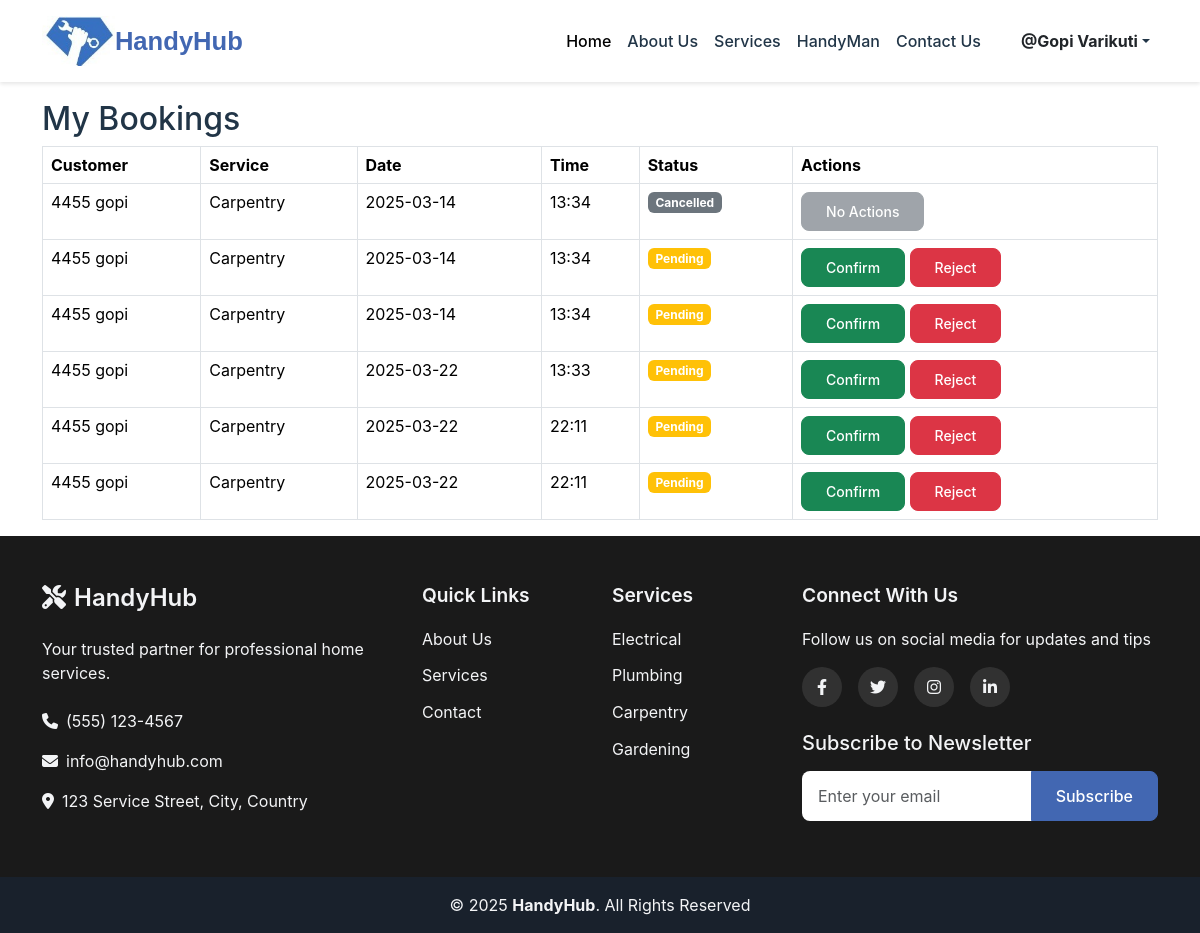
Page /provider-bookings (signed in) on the committed database.
### Handy/models.py (models this page shows, shortened)
class Provider(db.Model, UserMixin):
    id = db.Column(db.Integer, primary_key=True)
    first_name = db.Column(db.String(100), nullable=False)
    last_name = db.Column(db.String(100), nullable=False)
    business_name = db.Column(db.String(100), nullable=False)
    email = db.Column(db.String(120), unique=True, nullable=False)
    phone = db.Column(db.String(15), unique=True, nullable=False)
    password_hash = db.Column(db.String(256), nullable=False)
    service_id = db.Column(db.Integer, db.ForeignKey('service.id'), unique=True, nullable=False)
    service = db.relationship('Service', backref=db.backref('provider', uselist=False))
    service_price = db.Column(db.Float, nullable=True)  # Experience in years
    experience = db.Column(db.Integer, nullable=True)  # Experience in years
    image = db.Column(db.String(255), nullable=True, default='default.png')  # Image field
    location = db.Column(db.String(255), nullable=True)
    rating = db.Column(db.Float, default=0.0)
    role = db.Column(db.String(20), nullable=False)
    created_at = db.Column(db.DateTime, default=datetime.utcnow)

class Booking(db.Model):
    id = db.Column(db.Integer, primary_key=True)
    customer_id = db.Column(db.Integer, db.ForeignKey('user.id'), nullable=False)  # Customer who booked
    provider_id = db.Column(db.Integer, db.ForeignKey('provider.id'), nullable=False)  # Provider booked
    service_id = db.Column(db.Integer, db.ForeignKey('service.id'), nullable=False)  # Service selected
    booking_date = db.Column(db.Date, nullable=False)  # Date of booking
    booking_time = db.Column(db.Time, nullable=False)  # Time of booking
    status = db.Column(db.String(20), default="Pending")  # Status: Pending, Confirmed, Completed, Canceled
    feedback = db.Column(db.Text, nullable=True)  # Customer's feedback
    rating = db.Column(db.Float, nullable=True)  # Customer's rating (1-5)
    created_at = db.Column(db.DateTime, default=datetime.utcnow)  # When the booking was made
    customer = db.relationship('User', backref=db.backref('bookings', lazy=True))
    provider = db.relationship('Provider', backref=db.backref('bookings', lazy=True))
    service = db.relationship('Service', backref=db.backref('bookings', lazy=True))

class User(db.Model, UserMixin):
    id = db.Column(db.Integer, primary_key=True)
    first_name = db.Column(db.String(100), nullable=False)
    last_name = db.Column(db.String(100), nullable=False)
    email = db.Column(db.String(120), unique=True, nullable=False)
    phone = db.Column(db.String(15), unique=True, nullable=False)
    address = db.Column(db.String(500), nullable=False)
    role = db.Column(db.String(20), nullable=False)
    image = db.Column(db.String(255), nullable=True, default='default.png')  # Image field
    password_hash = db.Column(db.String(256), nullable=False)
    created_at = db.Column(db.DateTime, default=datetime.utcnow)

class Service(db.Model):
    id = db.Column(db.Integer, primary_key=True)
    name = db.Column(db.String(100), unique=True, nullable=False)
    description = db.Column(db.Text, nullable=True)

### Handy/views.py (the view)
@views.route('/provider-bookings')
@login_required
def provider_bookings():
    bookings = Booking.query.filter_by(provider_id=current_user.id).order_by(Booking.created_at.desc()).all()
    return render_template('provider_bookings.html', bookings=bookings)

### Handy/templates/provider_bookings.html
{% extends "base.html" %}
{% block content %}
<div class="container mt-4">
    <h2>My Bookings</h2>
    {% if bookings %}
    <table class="table table-bordered">
        <thead>
            <tr>
                <th>Customer</th>
                <th>Service</th>
                <th>Date</th>
                <th>Time</th>
                <th>Status</th>
                <th>Actions</th>
            </tr>
        </thead>
        <tbody>
            {% for booking in bookings %}
            <tr>
                <td>{{ booking.customer.first_name }} {{ booking.customer.last_name }}</td>
                <td>{{ booking.service.name }}</td>
                <td>{{ booking.booking_date.strftime('%Y-%m-%d') }}</td>
                <td>{{ booking.booking_time.strftime('%H:%M') }}</td>
                <td>
                    {% if booking.status == "Pending" %}
                        <span class="badge bg-warning">{{ booking.status }}</span>
                    {% elif booking.status == "Confirmed" %}
                        <span class="badge bg-success">{{ booking.status }}</span>
                    {% elif booking.status == "Rejected" %}
                        <span class="badge bg-danger">{{ booking.status }}</span>
                    {% else %}
                        <span class="badge bg-secondary">{{ booking.status }}</span>
                    {% endif %}
                </td>
                <td>
                    {% if booking.status == "Pending" %}
                        <form action="{{ url_for('views.confirm_booking', booking_id=booking.id) }}" method="POST" style="display:inline;">
                            <button type="submit" class="btn btn-success btn-sm">Confirm</button>
                        </form>
                        <form action="{{ url_for('views.reject_booking', booking_id=booking.id) }}" method="POST" style="display:inline;">
                            <button type="submit" class="btn btn-danger btn-sm">Reject</button>
                        </form>
                    {% elif booking.status == "Confirmed" %}
                        <form action="{{ url_for('views.complete_booking', booking_id=booking.id) }}" method="POST" style="display:inline;">
                            <button type="submit" class="btn btn-primary btn-sm">Mark as Completed</button>
                        </form>
                    {% elif booking.status == "Completed" %}
                            <button class="btn btn-secondary btn-sm" disabled>No Actions</button>
                    {% else %}
                        <button class="btn btn-secondary btn-sm" disabled>No Actions</button>
                    {% endif %}
                </td>
            </tr>
            {% endfor %}
        </tbody>
    </table>
    {% else %}
    <p>No bookings available.</p>
    {% endif %}
</div>
{% endblock %}

### Handy/templates/base.html (shortened to what this page needs)
<html lang="en">
  <head>
    <link href="https://cdn.jsdelivr.net/npm/bootstrap@5.3.2/dist/css/bootstrap.min.css" rel="stylesheet">
    <link rel="stylesheet" href="{{url_for('static' ,filename='styles.css')}}"/>
    <link rel="stylesheet" href="https://cdnjs.cloudflare.com/ajax/libs/font-awesome/6.1.1/css/all.min.css">
  </head>
  <body>
    <nav class="navbar navbar-expand-lg fixed-top">
      <div class="container">
          <img src="{{ url_for('static', filename='logo.png') }}" alt="HandyHub Logo" class="navbar-logo">
          <a class="navbar-brand" href="/">HandyHub</a>
          <div class="collapse navbar-collapse" id="navbarNav">
            <ul class="navbar-nav ms-auto">
                <li class="nav-item">
                    <a class="nav-link active" href="/">Home</a>
                </li>
                <li class="nav-item">
                    <a class="nav-link" href="{{ url_for('views.about') }}">About Us</a>
                </li>
                <li class="nav-item">
                    <a class="nav-link" href="{{ url_for('views.services') }}">Services</a>
                </li>
                <li class="nav-item">
                    <a class="nav-link" href="{{ url_for('views.handyman') }}">HandyMan</a>
                </li>
                <li class="nav-item">
                    <a class="nav-link" href="{{ url_for('views.contact') }}">Contact Us</a>
                </li>
                {% if current_user.is_authenticated %}
                <li class="nav-item dropdown ms-lg-3">
                    <a class="nav-link dropdown-toggle d-flex align-items-center" href="#" id="profileDropdown" role="button" data-bs-toggle="dropdown" aria-expanded="false">
                        <span class="ms-2 fw-bold fs-6 text-dark">@{{ current_user.first_name }} {{ current_user.last_name }}</span>
                    </a>
                </li>
                {% endif %}
            </ul>
        </div>
      </div>
  </nav>
    {% block content %}{% endblock %}
    <footer class="footer">
      <div class="footer-top py-5">
        <div class="container">
          <div class="row g-4">
            <div class="col-lg-4 col-md-6">
              <div class="footer-info">
                <h3><i class="fas fa-tools me-2"></i>HandyHub</h3>
                <p class="mb-4">Your trusted partner for professional home services.</p>
                <p><i class="fas fa-phone me-2"></i>(555) 123-4567</p>
                <p><i class="fas fa-envelope me-2"></i>info@handyhub.com</p>
                <p><i class="fas fa-map-marker-alt me-2"></i>123 Service Street, City, Country</p>
              </div>
            </div>
            <div class="col-lg-4 col-md-6">
              <div class="row">
                <div class="col-6">
                  <h4>Quick Links</h4>
                  <ul class="footer-links">
                    <li><a href="{{ url_for('views.about') }}">About Us</a></li>
                    <li><a href="{{ url_for('views.services') }}">Services</a></li>
                    <li><a href="{{ url_for('views.contact') }}">Contact</a></li>
                  </ul>
                </div>
                <div class="col-6">
                  <h4>Services</h4>
                  <ul class="footer-links">
                    <li><a href="{{ url_for('views.services') }}#electrical">Electrical</a></li>
                    <li><a href="{{ url_for('views.services') }}#plumbing">Plumbing</a></li>
                    <li><a href="{{ url_for('views.services') }}#carpentry">Carpentry</a></li>
                    <li><a href="{{ url_for('views.services') }}#gardening">Gardening</a></li>
                  </ul>
                </div>
              </div>
            </div>
            <div class="col-lg-4 col-md-12">
              <h4>Connect With Us</h4>
              <p class="mb-3">Follow us on social media for updates and tips</p>
              <div class="social-links mb-4">
                <a href="#" class="facebook"><i class="fa-brands fa-facebook-f"></i></a>
                <a href="#" class="twitter"><i class="fa-brands fa-twitter"></i></a>
                <a href="#" class="instagram"><i class="fa-brands fa-instagram"></i></a>
                <a href="#" class="fa-brands fa-linkedin-in"></a>
              </div>
              <div class="newsletter">
                <h5>Subscribe to Newsletter</h5>
                <div class="input-group">
                  <input type="email" class="form-control" placeholder="Enter your email">
                  <button class="btn btn-primary" type="button">Subscribe</button>
                </div>
              </div>
            </div>
          </div>
        </div>
      </div>
      <div class="footer-bottom py-3">
        <div class="container text-center">
          <div class="copyright">
            © <span id="currentYear">2024</span> <strong>HandyHub</strong>. All Rights Reserved
          </div>
        </div>
      </div>
    </footer>
  </body>
</html>

### Handy/static/styles.css (style rules this page uses)
:root { --primary-color: #4267B2; --secondary-color: #4267B2; --text-color: #213547; --bg-color: #ffffff; --footer-bg: #1f2937; --footer-text: #f3f4f6; }
body { margin: 0; font-family: 'Inter', system-ui, -apple-system, sans-serif; color: var(--text-color); background-color: var(--bg-color); padding-top: 76px; }
.navbar { background-color: var(--bg-color); box-shadow: 0 2px 4px rgba(0,0,0,0.1); padding: 1rem 0; display: flex; justify-content: space-between; }
.navbar-brand { font-family: 'Poppins', sans-serif; font-weight: 600; color:#4267B2; font-size: 1.6rem; text-decoration: none; display: flex; align-items: center; }
.nav-link { font-weight: 500; color: var(--text-color); padding: 0.5rem 1rem; transition: color 0.3s ease; }
.navbar-logo { height: 50px; max-width: 100px; width: auto; }
.footer { background-color: #1a1a1a; color: #fff; }
.footer-top { background-color: #1a1a1a; }
.footer-bottom { background-color: #111; }
.footer { background-color: var(--footer-bg); color: var(--footer-text); }
.footer-top { padding: 60px 0; }
.footer h3 { font-size: 1.5rem; margin-bottom: 1.5rem; font-weight: 600; }
.footer h4 { font-size: 1.2rem; margin-bottom: 1.2rem; font-weight: 600; }
.footer-links { list-style: none; padding: 0; margin: 0; }
.footer-links li { margin-bottom: 0.8rem; }
.footer-links a { color: var(--footer-text); text-decoration: none; transition: color 0.3s ease; display: inline-flex; align-items: center; }
.social-links { display: flex; gap: 1rem; }
.social-links a { display: inline-flex; align-items: center; justify-content: center; width: 40px; height: 40px; border-radius: 50%; background: rgba(255, 255, 255, 0.1); color: var(--footer-text); text-decoration: none; transition: all 0.3s ease; }
.newsletter .input-group { margin-top: 1rem; }
.newsletter .form-control { border-radius: 0.5rem 0 0 0.5rem; border: none; padding: 0.75rem 1rem; }
.newsletter .btn { border-radius: 0 0.5rem 0.5rem 0; padding: 0.75rem 1.5rem; }
.footer-bottom { background: rgba(0, 0, 0, 0.2); padding: 1rem 0; }
.btn { padding: 0.5rem 1.5rem; font-weight: 500; border-radius: 0.5rem; transition: all 0.3s ease; }
.btn-primary { background-color: var(--primary-color); border-color: var(--primary-color); }

### rows in the picture
Provider: first_name "Gopi", last_name "Varikuti"
Booking: customer.first_name "4455", customer.last_name "gopi", service.name "Carpentry", booking_date "2025-03-14", booking_time "13:34", status "Cancelled", shows "No Actions"
Booking: customer.first_name "4455", customer.last_name "gopi", service.name "Carpentry", booking_date "2025-03-14", booking_time "13:34", status "Pending"
Booking: customer.first_name "4455", customer.last_name "gopi", service.name "Carpentry", booking_date "2025-03-14", booking_time "13:34", status "Pending"
Booking: customer.first_name "4455", customer.last_name "gopi", service.name "Carpentry", booking_date "2025-03-22", booking_time "13:33", status "Pending"
Booking: customer.first_name "4455", customer.last_name "gopi", service.name "Carpentry", booking_date "2025-03-22", booking_time "22:11", status "Pending"
Booking: customer.first_name "4455", customer.last_name "gopi", service.name "Carpentry", booking_date "2025-03-22", booking_time "22:11", status "Pending"
